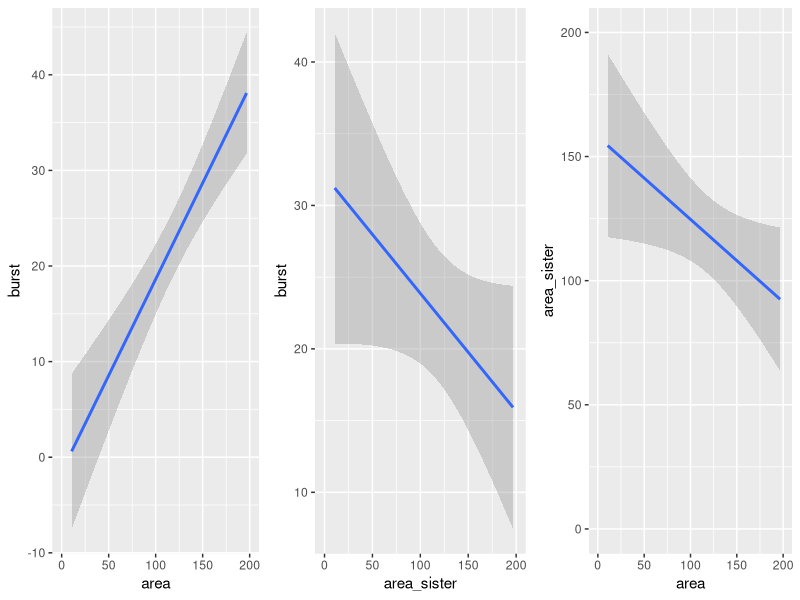

R code for this plot:
require(ggplot2)
require(gridExtra)

set.seed(42)
NUMBER <- 20
SLOPE <- 0.2
as <- paste0("language", 1:NUMBER, ".a")
bs <- paste0("language", 1:NUMBER, ".b")
lang <- append(as, bs)
sibling <- append(bs, as)
area.as <- runif(NUMBER, 50, 200)
area.bs <- runif(NUMBER, 10, 160)
area <- append(area.as, area.bs)
NOISE <- 10
burst <- sapply(area, function(x) SLOPE * x + rnorm(1, 0, NOISE))

df <- data.frame(lang, area, burst, sibling)
df <- merge(df, df[, c("lang", "area")], by.x = "sibling", by.y = "lang", suffixes = c("", "_sister"))

plot1 <- ggplot(df, aes(x = area, y = burst)) +
  geom_smooth(method = 'lm', formula = y ~ x) +
  xlim(0, 200)

plot2 <- ggplot(df, aes(x = area_sister, y = burst)) +
  geom_smooth(method = 'lm', formula = y ~ x) +
  xlim(0, 200)

plot3 <- ggplot(df, aes(x = area, y = area_sister)) +
  geom_smooth(method = 'lm', formula = y ~ x) +
  xlim(0, 200) +
  ylim(0, 200)

grid.arrange(plot1, plot2, plot3, ncol=3)
